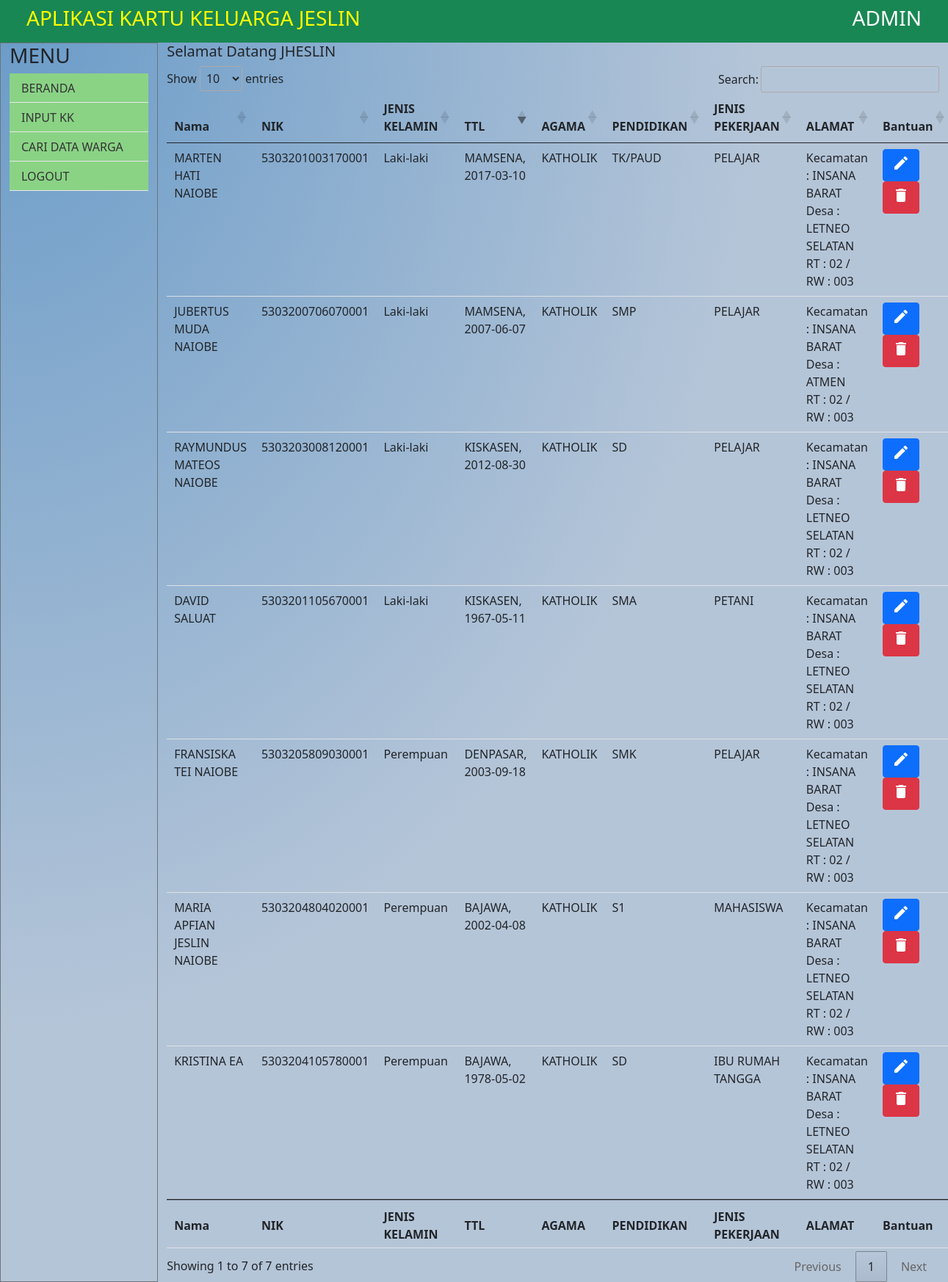
The app's page /index.php (signed in) with its own data.
### tables this page shows
CREATE TABLE `kk` (
  `idkk` int(10) NOT NULL,
  `nama` varchar(100) NOT NULL,
  `nik` varchar(100) NOT NULL,
  `jk` varchar(2) NOT NULL,
  `tempatlahir` varchar(20) NOT NULL,
  `tanggallahir` date NOT NULL,
  `agama` varchar(20) NOT NULL,
  `pendidikan` varchar(20) NOT NULL,
  `jenispekerjaan` varchar(100) NOT NULL,
  `iddesa` int(10) NOT NULL,
  `rt` varchar(20) NOT NULL,
  `rw` varchar(10) NOT NULL
);

CREATE TABLE `desakelurahan` (
  `iddesa` int(10) NOT NULL,
  `namadesa` varchar(100) NOT NULL,
  `idkecematan` int(10) NOT NULL
);

CREATE TABLE `rt` (
  `idrt` int(10) NOT NULL,
  `namart` varchar(20) NOT NULL
);

CREATE TABLE `rw` (
  `idrw` int(10) NOT NULL,
  `namarw` varchar(20) NOT NULL
);

### index.php (the view, shortened to what this page needs)
<?php
include('koneksi.php');
include('header.php');
include('kopatas.php');
include('sidebar.php');
?>
<div class="col col-lg-10">
  <?php
  $sqltampil = $pdo->query("SELECT * FROM `kk` ORDER BY `kk`.`idkk` DESC");
  $datanya = $sqltampil->fetchAll();
  if (!empty($_SESSION['pesan'])) {
    echo '<h5>' . $_SESSION['pesan'] . '</h5>';
  } else {
    echo "";
  }
  ?>
  <table id="example" class="table" style="width:100%">
    <thead>
      <tr>
        <th>Nama</th>
        <th>NIK</th>
        <th>JENIS KELAMIN</th>
        <th>TTL</th>
        <th>AGAMA</th>
        <th>PENDIDIKAN</th>
        <th>JENIS PEKERJAAN</th>
        <th>ALAMAT</th>
        <th>Bantuan</th>
      </tr>
    </thead>
    <tbody>
      <?php
      foreach ($datanya as $data) {
      ?>
        <tr>
          <td><?php echo $data['nama']; ?></td>
          <td><?php echo $data['nik']; ?></td>
          <td><?php echo jkelamin($data['jk']); ?></td>
          <td><?php echo $data['tempatlahir']; ?>, <?php echo $data['tanggallahir']; ?></td>
          <td><?php echo $data['agama']; ?></td>
          <td><?php echo $data['pendidikan']; ?></td>
          <td><?php echo $data['jenispekerjaan']; ?></td>
          <td><?php
              echo 'Kecamatan : INSANA BARAT<br>';
              $iddesa = $data['iddesa'];
              $idrt = $data['rt'];
              $idrw = $data['rw'];
              $sqldesa = $pdo->query("SELECT * FROM `desakelurahan` WHERE `iddesa` = $iddesa");
              $datadesa = $sqldesa->fetch();
              echo 'Desa : '.$datadesa['namadesa'].'<br>';
              $sqlrt = $pdo->query("SELECT * FROM `rt` WHERE `idrt` = $idrt");
              $datart = $sqlrt->fetch();
              echo 'RT : '.$datart['namart'].' ';
              $sqlrw = $pdo->query("SELECT * FROM `rw` WHERE `idrw` = $idrw");
              $datarw = $sqlrw->fetch();
              echo '/ RW : '.$datarw['namarw'].' ';
              ?>
            </td>
          <td><a class="btn btn-primary" href="edit.php?id=<?php echo $data['idkk']; ?>"><i class="material-icons">edit</i></a>
            <a class="btn btn-danger" href="hapus.php?id=<?php echo $data['idkk']; ?>"><i class="material-icons">delete</i></a>
          </td>
        </tr>
      <?php
      }
      ?>
    </tbody>
    <tfoot>
      <tr>
        <th>Nama</th>
        <th>NIK</th>
        <th>JENIS KELAMIN</th>
        <th>TTL</th>
        <th>AGAMA</th>
        <th>PENDIDIKAN</th>
        <th>JENIS PEKERJAAN</th>
        <th>ALAMAT</th>
        <th>Bantuan</th>
      </tr>
    </tfoot>
  </table>
</div>
</div>
</div>
<?php
include('footer.php');
?>

### header.php (shortened to what this page needs)
<!DOCTYPE html>
<html lang="en">
<head>
  <link rel="stylesheet" type="text/css" href="https://cdn.datatables.net/1.11.3/css/jquery.dataTables.min.css">
  <link href="https://getbootstrap.com/docs/5.0/dist/css/bootstrap.min.css" rel="stylesheet">
</head>

### kopatas.php (shortened to what this page needs)
<body>
  <div class="container-fluid">
    <div class="row">
      <nav class="navbar navbar-expand-sm bg-success text-white">
        <div class="container-fluid">
          <div class="top-0 start-0">
            <a href="<?php echo $serverlink; ?>home">
              <h3>APLIKASI KARTU KELUARGA JESLIN</h3>
            </a>
          </div>
          <div class="top-0 end-0">
            <h3>ADMIN</h3>
          </div>
        </div>
      </nav>
    </div>
  </div>

### sidebar.php
<div class="container-fluid">
  <div class="row justify-content-md-center">
    <div class="col col-lg-2 border border-secondary">
      <div id="menu">
        <h3>MENU</h3>
        <ul>
          <li><a href="index.php">BERANDA</a></li>
          <li><a href="input.php">INPUT KK</a></li>
          <li><a href="cari.php">CARI DATA WARGA</a></li>
          <li><a href="logout.php">LOGOUT</a></li>
        </ul>
      </div>
    </div>

### koneksi.php (shortened to what this page needs)
<?php
function jkelamin($kelamin) {
    switch ($kelamin) {
        case "L":
          echo "Laki-laki";
          break;
        case "P":
          echo "Perempuan";
          break;
      }
    return;
}
?>

### footer.php
</body>
</html>

### header.php (style rules this page uses)
a { color: yellow; text-decoration: none; }
body { width: 100%; height: 100%; background: rgb(105, 155, 200); background: -moz-radial-gradient(top left, ellipse cover, rgba(105, 155, 200, 1) 0%, rgba(181, 197, 216, 1) 57%); background: -webkit-gradient(radial, top left, 0px, top left, 100%, color-stop(0%, rgba(105, 155, 200, 1)), color-stop(57%, rgba(181, 197, 216, 1))); background: -webkit-radial-gradient(top left, ellipse cover, rgba(105, 155, 200, 1) 0%, rgba(181, 197, 216, 1) 57%); background: -o-radial-gradient(top left, ellipse cover, rgba(105, 155, 200, 1) 0%, rgba(181, 197, 216, 1) 57%); background: -ms-radial-gradient(top left, ellipse cover, rgba(105, 155, 200, 1) 0%, rgba(181, 197, 216, 1) 57%); background: radial-gradient(ellipse at top left, rgba(105, 155, 200, 1) 0%, rgba(181, 197, 216, 1) 57%); }
#menu ul { background: #8AD385; width: 100%; padding: 0; list-style-type: none; text-align: left; }
#menu li { width: auto; height: 40px; line-height: 40px; border-bottom: 1px solid #e8e8e8; padding: 0 1em; }
#menu li a { text-decoration: none; color: #333; display: block; }

### records on screen
kk: nama "MARTEN HATI NAIOBE", nik "5303201003170001", jk "Laki-laki", tempatlahir "MAMSENA", tanggallahir "2017-03-10", agama "KATHOLIK", pendidikan "TK/PAUD", jenispekerjaan "PELAJAR", iddesa.namadesa "LETNEO SELATAN", rt.namart "02", rw.namarw "003"
kk: nama "RAYMUNDUS MATEOS NAIOBE", nik "5303203008120001", jk "Laki-laki", tempatlahir "KISKASEN", tanggallahir "2012-08-30", agama "KATHOLIK", pendidikan "SD", jenispekerjaan "PELAJAR", iddesa.namadesa "LETNEO SELATAN", rt.namart "02", rw.namarw "003"
kk: nama "JUBERTUS MUDA NAIOBE", nik "5303200706070001", jk "Laki-laki", tempatlahir "MAMSENA", tanggallahir "2007-06-07", agama "KATHOLIK", pendidikan "SMP", jenispekerjaan "PELAJAR", iddesa.namadesa "ATMEN", rt.namart "02", rw.namarw "003"
kk: nama "FRANSISKA TEI NAIOBE", nik "5303205809030001", jk "Perempuan", tempatlahir "DENPASAR", tanggallahir "2003-09-18", agama "KATHOLIK", pendidikan "SMK", jenispekerjaan "PELAJAR", iddesa.namadesa "LETNEO SELATAN", rt.namart "02", rw.namarw "003"
kk: nama "MARIA APFIAN JESLIN NAIOBE", nik "5303204804020001", jk "Perempuan", tempatlahir "BAJAWA", tanggallahir "2002-04-08", agama "KATHOLIK", pendidikan "S1", jenispekerjaan "MAHASISWA", iddesa.namadesa "LETNEO SELATAN", rt.namart "02", rw.namarw "003"
kk: nama "KRISTINA EA", nik "5303204105780001", jk "Perempuan", tempatlahir "BAJAWA", tanggallahir "1978-05-02", agama "KATHOLIK", pendidikan "SD", jenispekerjaan "IBU RUMAH TANGGA", iddesa.namadesa "LETNEO SELATAN", rt.namart "02", rw.namarw "003"
kk: nama "DAVID SALUAT", nik "5303201105670001", jk "Laki-laki", tempatlahir "KISKASEN", tanggallahir "1967-05-11", agama "KATHOLIK", pendidikan "SMA", jenispekerjaan "PETANI", iddesa.namadesa "LETNEO SELATAN", rt.namart "02", rw.namarw "003"

### other values on screen
$_SESSION['pesan'] "Selamat Datang JHESLIN"
